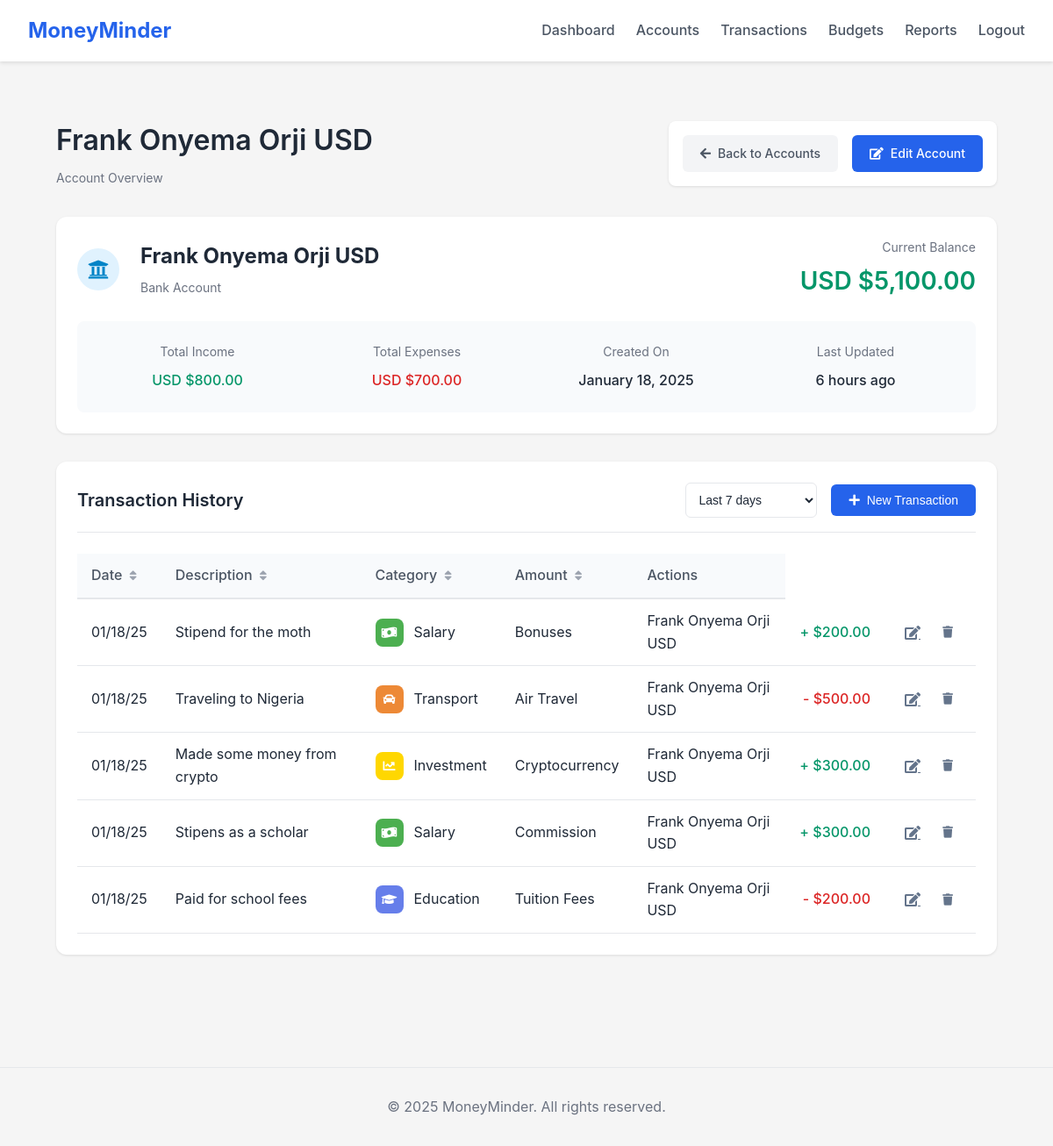
Page /accounts/81532cc4-a11b-4bbd-a399-6fc5092f7b3e (signed in) on the committed database.
### app/models/account.py (models this page shows, shortened)
class Account(db.Model, BaseModel):
    __tablename__ = 'accounts'
    name = db.Column(db.String(100), nullable=False)
    account_type = db.Column(db.String(50), nullable=False)  # bank, cash, mobile_money
    currency = db.Column(db.String(3), nullable=False, default='USD')
    balance = db.Column(db.Numeric(10, 2), nullable=False, default=0)
    description = db.Column(db.Text)
    user_id = db.Column(db.String(50), db.ForeignKey('users.id'), nullable=False)
    transactions = db.relationship('Transaction', back_populates='account', lazy='dynamic', cascade='all, delete-orphan')

### app/models/transaction.py (models this page shows, shortened)
class Transaction(db.Model, BaseModel):
    __tablename__ = 'transactions'
    amount = db.Column(db.Numeric(10, 2), nullable=False)
    transaction_type = db.Column(db.String(20), nullable=False)  # 'income' or 'expense'
    description = db.Column(db.Text)
    date = db.Column(db.DateTime, nullable=False, default=datetime.utcnow)
    category = db.Column(db.String(100), nullable=False)
    tag = db.Column(db.String(100), nullable=False)
    user_id = db.Column(db.String(50), db.ForeignKey('users.id'), nullable=False)
    account_id = db.Column(db.String(50), db.ForeignKey('accounts.id'), nullable=False)
    account = db.relationship('Account', back_populates='transactions')
    def get_category_icon(self):
        from app.models.category import Category
        return Category.PRESET_CATEGORIES.get(self.category, {}).get('icon', 'tag')
    def get_category_color(self):
        from app.models.category import Category
        return Category.PRESET_CATEGORIES.get(self.category, {}).get('color', '#718096')

### app/routes/accounts.py (the view)
@accounts.route('/<account_id>', methods=['GET'])
@login_required
def view(account_id):
    account = Account.query.filter_by(
        id=account_id,
        user_id=current_user.id
    ).first_or_404()
    end_date = datetime.utcnow()
    start_date = request.args.get('start_date',
                                  (end_date - timedelta(days=30)).strftime('%Y-%m-%d'))
    end_date = request.args.get('end_date', end_date.strftime('%Y-%m-%d'))
    start_date = datetime.strptime(start_date, '%Y-%m-%d')
    end_date = datetime.strptime(end_date, '%Y-%m-%d')
    transactions = Transaction.query.filter(
        Transaction.account_id == account_id,
        Transaction.user_id == current_user.id,
        Transaction.date >= start_date,
        Transaction.date <= end_date
    ).order_by(Transaction.date.desc()).all()
    total_income = sum(float(t.amount) for t in transactions if t.transaction_type == 'income')
    total_expenses = sum(float(t.amount) for t in transactions if t.transaction_type == 'expense')
    return render_template('accounts/view.html',
                           account=account,
                           transactions=transactions,
                           total_income=total_income,
                           total_expenses=total_expenses,
                           start_date=start_date,
                           end_date=end_date)

### app/models/__init__.py (called while the page is built)
    @classmethod
    def get_by_id(cls, id):
        return cls.query.get_or_404(id)

### app/utils/filters.py (called while the page is built)
def init_filters(app):
    @app.template_filter('account_icon')
    def account_icon_filter(account_type):
        icons = {
            'bank': 'university',
            'cash': 'wallet',
            'credit': 'credit-card',
            'investment': 'chart-line',
            'mobile_money': 'mobile-alt',
            'other': 'coins'
        }
        return icons.get(str(account_type).lower(), 'question')

### app/templates/accounts/view.html (shortened to what this page needs)
{% extends "base.html" %}
{% block styles %}
    <link rel="stylesheet" href="{{ url_for('static', filename='css/account-view.css') }}">
{% endblock %}
{% block content %}
    <div class="account-container">
        <div class="page-header">
            <div class="header-content">
                <div class="header-title">
                    <h1>{{ account.name }}</h1>
                    <span class="header-subtitle">Account Overview</span>
                </div>
                <div class="header-actions">
                    <a href="{{ url_for('accounts.index') }}" class="btn btn-secondary">
                        <i class="fas fa-arrow-left"></i> Back to Accounts
                    </a>
                    <a href="{{ url_for('accounts.edit', account_id=account.id) }}" class="btn btn-primary">
                        <i class="fas fa-edit"></i> Edit Account
                    </a>
                </div>
            </div>
        </div>
        <div class="account-summary-card">
            <div class="account-header">
                <div class="account-type-icon {{ account.account_type }}">
                    <i class="fas fa-{{ account.account_type|account_icon }}"></i>
                </div>
                <div class="account-info">
                    <h2>{{ account.name }}</h2>
                    <span class="account-type-label">{{ account.account_type|title }} Account</span>
                </div>
                <div class="balance-info">
                    <span class="label">Current Balance</span>
                    <span class="amount {% if account.balance < 0 %}negative{% endif %}">
                    {{ account.currency }} {{ "${:,.2f}".format(account.balance) }}
                </span>
                </div>
            </div>
            <div class="details-grid">
                <div class="detail-item">
                    <span class="label">Total Income</span>
                    <span class="value positive">
                    {{ account.currency }} {{ "${:,.2f}".format(total_income) }}
                </span>
                </div>
                <div class="detail-item">
                    <span class="label">Total Expenses</span>
                    <span class="value negative">
                    {{ account.currency }} {{ "${:,.2f}".format(total_expenses) }}
                </span>
                </div>
                <div class="detail-item">
                    <span class="label">Created On</span>
                    <span class="value">{{ moment(account.created_at).format('LL') }}</span>
                </div>
                <div class="detail-item">
                    <span class="label">Last Updated</span>
                    <span class="value">{{ moment(account.updated_at).fromNow() }}</span>
                </div>
            </div>
        </div>
        <div class="transactions-section">
            <div class="section-header">
                <h2>Transaction History</h2>
                <div class="filters">
                    <label for="timeRange"></label><select id="timeRange" class="form-control">
                    <option value="7" {% if days == 7 %}selected{% endif %}>Last 7 days</option>
                </select>
                    <button class="btn btn-primary"
                            onclick="window.location.href='{{ url_for('transactions.create', account_id=account.id) }}'">
                        <i class="fas fa-plus"></i> New Transaction
                    </button>
                </div>
            </div>
            <div class="transactions-table-container">
                {% if transactions %}
                    <table class="transactions-table">
                        <thead>
                        <tr>
                            <th class="sortable" data-sort="date">Date</th>
                            <th class="sortable" data-sort="description">Description</th>
                            <th class="sortable" data-sort="category">Category</th>
                            <th class="sortable" data-sort="amount">Amount</th>
                            <th>Actions</th>
                        </tr>
                        </thead>
                        <tbody>
                        {% for transaction in transactions %}
                            <tr class="{{ transaction.transaction_type }}">
                                <td>
                                    {% if transaction.date %}
                                        {{ transaction.date.strftime('%m/%d/%y') }}
                                    {% endif %}
                                </td>
                                <td>{{ transaction.description }}</td>
                                <td>
                                    <div class="category-cell">
                                        <div class="category-icon"
                                             style="background-color: {{ transaction.get_category_color() }}">
                                            <i class="fas fa-{{ transaction.get_category_icon() }}"></i>
                                        </div>
                                        <span>{{ transaction.category }}</span>
                                    </div>
                                </td>
                                <td>{{ transaction.tag }}</td>
                                <td>{{ transaction.account.name }}</td>
                                <td class="amount">
                                    {{ "+" if transaction.transaction_type == 'income' else "-" }}
                                    {{ "${:,.2f}".format(transaction.amount) }}
                                </td>
                                <td>
                                    <div class="table-actions">
                                        <a href="{{ url_for('transactions.edit', transaction_id=transaction.id) }}"
                                           class="btn-icon" title="Edit">
                                            <i class="fas fa-edit"></i>
                                        </a>
                                        <form method="post"
                                              action="{{ url_for('transactions.delete', transaction_id=transaction.id) }}"
                                              class="delete-form"
                                              onsubmit="return confirmDelete(event);">
                                            <button type="submit" class="btn-icon danger" title="Delete">
                                                <i class="fas fa-trash"></i>
                                            </button>
                                        </form>
                                    </div>
                                </td>
                            </tr>
                        {% endfor %}
                        </tbody>
                    </table>
                {% else %}
                    <div class="empty-state">
                        <i class="fas fa-receipt"></i>
                        <h3>No Transactions Found</h3>
                        <p>There are no transactions for the selected period.</p>
                    </div>
                {% endif %}
            </div>
        </div>
    </div>
{% endblock %}

### app/static/css/style.css (style rules this page uses)
* { margin: 0; padding: 0; box-sizing: border-box; }
body { font-family: 'Inter', -apple-system, BlinkMacSystemFont, 'Segoe UI', Roboto, sans-serif; line-height: 1.6; color: #333; background-color: #f5f5f5; }

### app/static/css/accounts.css (style rules this page uses)
.header-content { display: flex; justify-content: space-between; align-items: flex-start; margin-bottom: 1.5rem; }
.header-title { flex-grow: 1; }
.header-title h1 { font-size: 2rem; font-weight: 600; color: #1f2937; margin-bottom: 0.25rem; }
.header-actions { display: flex; justify-content: space-between; align-items: center; gap: 1rem; background-color: white; padding: 1rem; border-radius: 8px; box-shadow: 0 1px 3px rgba(0, 0, 0, 0.1); }
.btn { display: inline-flex; align-items: center; gap: 0.5rem; padding: 0.625rem 1.25rem; border-radius: 6px; font-size: 0.875rem; font-weight: 500; transition: all 0.2s ease; cursor: pointer; border: none; }
.btn-primary { background-color: #2563eb; color: white; }
.btn-secondary { background-color: #f3f4f6; color: #4b5563; }
.btn-icon { width: 32px; height: 32px; padding: 0; display: inline-flex; align-items: center; justify-content: center; border-radius: 6px; color: #6b7280; transition: all 0.2s ease; }

### rows in the picture
Account: name "Frank Onyema Orji USD", account_type "Bank", currency "USD", balance "$5,100.00", created_at "January 18, 2025", updated_at "6 hours ago"
Transaction: transaction_type "+", amount "$200.00"
Transaction: transaction_type "-", amount "$500.00"
Transaction: transaction_type "+", amount "$300.00"
Transaction: transaction_type "+", amount "$300.00"
Transaction: transaction_type "-", amount "$200.00"

### other values in the picture
{{ "${:,.2f}".format(total_income) }} "$800.00"
{{ "${:,.2f}".format(total_expenses) }} "$700.00"
